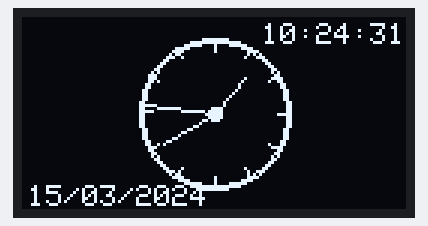
A program run on a simulated ESP32. Shown: 128×64 one-colour display. WiFi joins after 1.5 s; servers stay silent unless stated; the local clock reads 2024-03-15 10:24:30 at power-on unless the program sets it.

Above: at 1.7 s.
At 5.8 s:
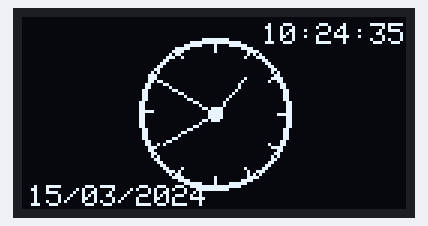
At 10.9 s:
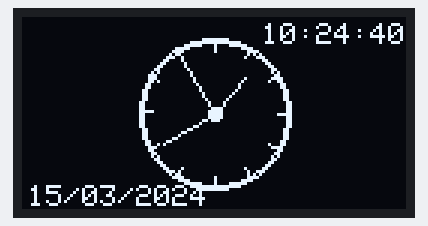
At 20.1 s:
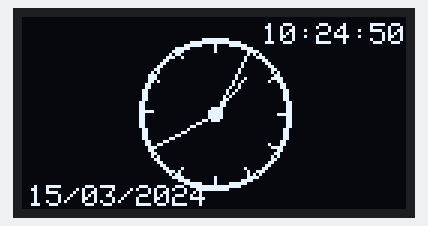
At 29.4 s:
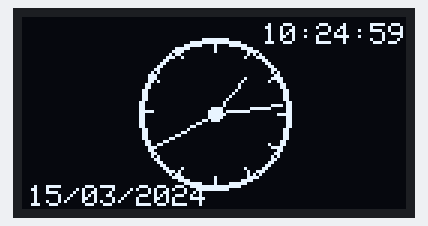
At 38.6 s:
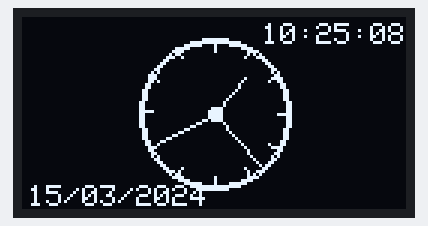

The program:

main.cpp
```cpp
#include <Arduino.h>
#include <WiFi.h>
#include <time.h>
#include <Wire.h>
#include <Adafruit_GFX.h>
#include <Adafruit_SSD1306.h>

#define SCREEN_WIDTH 128
#define SCREEN_HEIGHT 64
#define OLED_RESET -1
#define SCREEN_ADDRESS 0x3C
Adafruit_SSD1306 display(SCREEN_WIDTH, SCREEN_HEIGHT, &Wire, OLED_RESET);

// WiFi credentials
const char* ssid = "Your WIFI SSID";
const char* password = "Your WIFI password";   // <-- CHANGE THIS

// Timezone: ***** is currently on DST (UTC+3)
// When DST ends (end of October), change to 2*3600.
const long gmtOffset_sec = 3 * 3600;   // UTC+3 for now
const int daylightOffset_sec = 0;      // No extra DST offset

// Clock face center and size
const int cx = SCREEN_WIDTH / 2;   // 64
const int cy = SCREEN_HEIGHT / 2;  // 32
const int radius = 24;             // smaller to leave room for date

void drawHand(float angle, int length, int thickness) {
  int x = cx + cos(angle) * length;
  int y = cy + sin(angle) * length;
  display.drawLine(cx, cy, x, y, SSD1306_WHITE);
  if (thickness > 1) {
    float perp = angle + PI/2;
    int dx = cos(perp);
    int dy = sin(perp);
    display.drawLine(cx + dx, cy + dy, x + dx, y + dy, SSD1306_WHITE);
    display.drawLine(cx - dx, cy - dy, x - dx, y - dy, SSD1306_WHITE);
  }
}

void drawAnalogClock(int hour, int minute, int second) {
  display.drawCircle(cx, cy, radius, SSD1306_WHITE);
  display.drawCircle(cx, cy, radius+1, SSD1306_WHITE);

  // Hour ticks
  for (int i = 1; i <= 12; i++) {
    float rad = (i * 30) * PI / 180.0;
    int x1 = cx + cos(rad) * (radius - 3);
    int y1 = cy + sin(rad) * (radius - 3);
    int x2 = cx + cos(rad) * (radius + 1);
    int y2 = cy + sin(rad) * (radius + 1);
    display.drawLine(x1, y1, x2, y2, SSD1306_WHITE);
  }

  float hourAngle = ((hour % 12) * 30 + minute * 0.5) * PI / 180.0;
  drawHand(hourAngle, radius - 8, 2);
  float minuteAngle = (minute * 6 + second * 0.1) * PI / 180.0;
  drawHand(minuteAngle, radius - 4, 1);
  float secondAngle = (second * 6) * PI / 180.0;
  drawHand(secondAngle, radius - 1, 1);

  display.fillCircle(cx, cy, 2, SSD1306_WHITE);
}

void setup() {
  Serial.begin(115200);
  Wire.begin(21, 22);
  if(!display.begin(SSD1306_SWITCHCAPVCC, SCREEN_ADDRESS)) for(;;);

  display.clearDisplay();
  display.setTextSize(1);
  display.setTextColor(SSD1306_WHITE);
  display.setCursor(10, 20);
  display.println("Connecting WiFi...");
  display.display();

  WiFi.begin(ssid, password);
  while (WiFi.status() != WL_CONNECTED) delay(500);

  display.clearDisplay();
  display.setCursor(10, 20);
  display.println("Getting time...");
  display.display();

  configTime(gmtOffset_sec, daylightOffset_sec, "pool.ntp.org");
  struct tm timeinfo;
  while (!getLocalTime(&timeinfo)) delay(500);
}

void loop() {
  struct tm timeinfo;
  if (!getLocalTime(&timeinfo)) return;

  int hour = timeinfo.tm_hour;
  int minute = timeinfo.tm_min;
  int second = timeinfo.tm_sec;
  int day = timeinfo.tm_mday;
  int month = timeinfo.tm_mon + 1;
  int year = timeinfo.tm_year + 1900;

  display.clearDisplay();

  // Draw analog clock (centered)
  drawAnalogClock(hour, minute, second);

  // Digital time – top‑right corner (leave left side for date)
  display.setTextSize(1);
  char timeStr[9];
  sprintf(timeStr, "%02d:%02d:%02d", hour, minute, second);
  int timeWidth = strlen(timeStr) * 6;
  display.setCursor(SCREEN_WIDTH - timeWidth, 2);
  display.print(timeStr);

  // Date – bottom‑left corner (clear of the clock)
  char dateStr[11];
  sprintf(dateStr, "%02d/%02d/%04d", day, month, year);
  display.setCursor(2, SCREEN_HEIGHT - 8);
  display.print(dateStr);

  display.display();
  delay(1000);
}
```

Measured:
- what the display in image 0 shows lasts 1.0 s, from 1.6 s to 2.6 s
